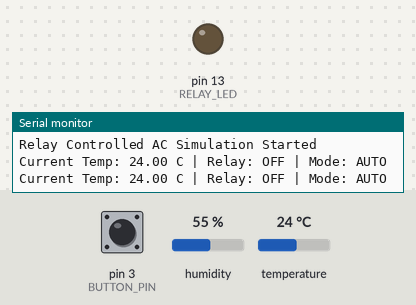
Bench run of a sketch on a simulated Arduino Uno, built with avr-gcc and run on an emulated ATmega328P. On the bench: output pins drawn as LEDs (lit = HIGH), the last lines printed to the serial monitor. The inputs (shaded band) are chosen by the test bench; at power-on: temperature 24 °C, pin 3 (BUTTON_PIN) HIGH, humidity 55 %.

Above: at 2.8 s.
2.9 s: temperature set to 31.3 °C
5.6 s: temperature set to 32.8 °C
At 7.1 s:
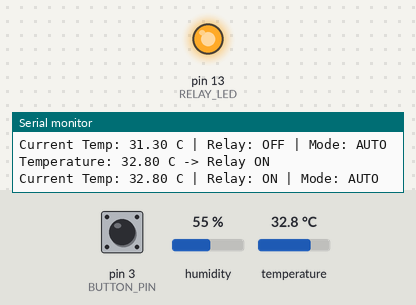
8.3 s: pin 3 (BUTTON_PIN) pulled LOW for 2.35 s
At 10.7 s:
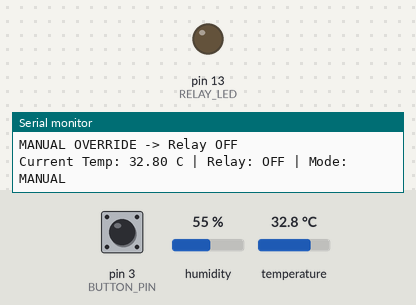
Timing chart, 0 to 12.2 s (numbered marks = the images above; inputs shaded):
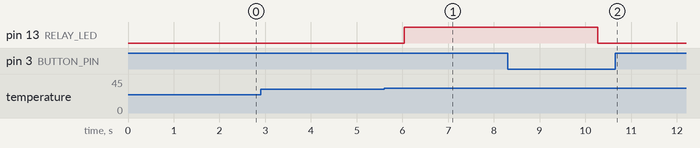

The sketch:

relay_controlled_ac.ino
```cpp
#include <DHT.h>

#define DHTPIN 2
#define DHTTYPE DHT22

#define RELAY_LED 13
#define BUTTON_PIN 3

DHT dht(DHTPIN, DHTTYPE);

bool relayState = false;
bool manualMode = false;
bool lastButton = HIGH;

void setup() {
  Serial.begin(9600);

  pinMode(RELAY_LED, OUTPUT);
  pinMode(BUTTON_PIN, INPUT_PULLUP);

  dht.begin();

  Serial.println("Relay Controlled AC Simulation Started");
}

void loop() {
  float temp = dht.readTemperature();

  if (isnan(temp)) {
    Serial.println("Failed to read DHT sensor!");
    delay(2000);
    return;
  }

  bool button = digitalRead(BUTTON_PIN);

  // Manual override button
  if (button == LOW && lastButton == HIGH) {
    manualMode = !manualMode;
    relayState = !relayState;

    Serial.print("MANUAL OVERRIDE -> Relay ");
    Serial.println(relayState ? "ON" : "OFF");

    delay(200); // debounce
  }
  lastButton = button;

  // Automatic mode with hysteresis
  if (!manualMode) {
    if (temp > 32 && !relayState) {
      relayState = true;
      Serial.print("Temperature: ");
      Serial.print(temp);
      Serial.println(" C -> Relay ON");
    }
    else if (temp < 28 && relayState) {
      relayState = false;
      Serial.print("Temperature: ");
      Serial.print(temp);
      Serial.println(" C -> Relay OFF");
    }
  }

  digitalWrite(RELAY_LED, relayState);

  Serial.print("Current Temp: ");
  Serial.print(temp);
  Serial.print(" C | Relay: ");
  Serial.print(relayState ? "ON" : "OFF");
  Serial.print(" | Mode: ");
  Serial.println(manualMode ? "MANUAL" : "AUTO");

  delay(2000);
}
```

Measured:
- the behaviour switches between 32 and 32.1 °C on temperature (found by bisection; images 0 and 1)
- after the input at 5.6 s, pin 13 (RELAY_LED): LOW → HIGH after 0.44 s
- after the input at 8.3 s, pin 13 (RELAY_LED): HIGH → LOW after 2.0 s
